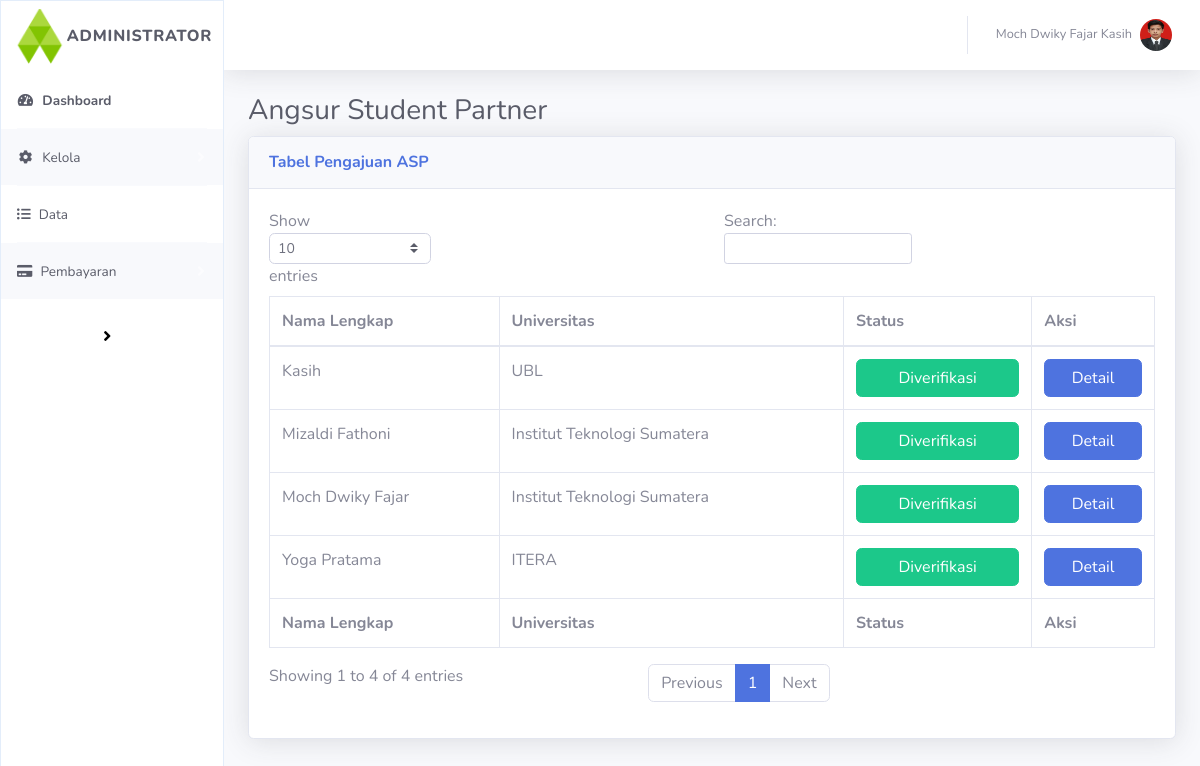
/index.php/kelola/asp, run on the app's committed database.
### tables this page shows
CREATE TABLE `pengajuan_asp` (
  `id_asp` int(11) NOT NULL,
  `nama` varchar(255) NOT NULL,
  `universitas` varchar(255) NOT NULL,
  `status` tinyint(4) NOT NULL,
  `jenis_kelamin` varchar(15) NOT NULL,
  `hp` bigint(255) NOT NULL,
  `email` varchar(122) NOT NULL,
  `whatsapp` bigint(20) NOT NULL,
  `skype` varchar(255) NOT NULL,
  `alamat` varchar(255) NOT NULL,
  `semester` int(25) NOT NULL,
  `prodi` varchar(122) NOT NULL,
  `ktp` varchar(122) NOT NULL,
  `ktm` varchar(122) NOT NULL,
  `cv` varchar(122) NOT NULL,
  `transkrip_nilai` varchar(122) NOT NULL,
  `tgl_daftar` date NOT NULL,
  `catatan_admin` text NOT NULL
);

### application/controllers/Kelola.php (called while the page is built, shortened)
<?php
class Kelola extends CI_Controller
{
    public function __construct()
    {
        $this->load->model("m_data");
        $this->load->library('form_validation');
    }
    public function asp()
    {
        $data["asp"] = $this->m_data->tampil_asp();
        $this->load->view('templates/v_header');
        $this->load->view('templates/v_sidebar');
        $this->load->view('templates/v_navbar');
        $this->load->view('kelola/v_kelola_asp', $data);
    }
}

### index.php (called while the page is built, shortened)
<?php
require_once BASEPATH.'core/CodeIgniter.php';

### application/models/m_data.php (called while the page is built, shortened)
<?php defined('BASEPATH') OR exit('No direct script access allowed');
class M_data extends CI_Model
{
    function tampil_asp()
    {
        $this->db->order_by("id_asp", "desc");
        return $this->db->get('pengajuan_asp')->result_array();
    }
}

### application/views/kelola/v_kelola_asp.php (the view, shortened to what this page needs)
      <div class="container-fluid">
        <h1 class="h3 mb-2 text-gray-800">Angsur Student Partner</h1>
        <div class="card shadow mb-4">
          <div class="card-header py-3">
            <h6 class="m-0 font-weight-bold text-primary">Tabel Pengajuan ASP</h6>
          </div>
          <div class="card-body">
            <div class="table-responsive">
              <table class="table table-bordered" id="dataTable" width="100%" cellspacing="0">
                <thead>
                  <tr>
                    <th>Nama Lengkap</th>
                    <th>Universitas</th>
                    <th>Status</th>
                    <th>Aksi</th>
                  </tr>
                </thead>
                <tfoot>
                  <tr>
                    <th>Nama Lengkap</th>
                    <th>Universitas</th>
                    <th>Status</th>
                    <th>Aksi</th>
                  </tr>
                </tfoot>
                <tbody>
                  <?php foreach ($asp as $as): ?>
                    <?php $id = $as['id_asp']; ?>
                  <tr>
                    <td><?= $as['nama'] ?></td>
                    <td><?= $as['universitas']; ?></td>
                    <td>
                      <?php $stat = $as['status'];?>
                      <?php
                      if($stat == '1'){
                        echo "<button class='btn btn-success btn-block'>Diverifikasi</button>";
                      }elseif($stat == '2'){
                        echo "<button class='btn btn-danger btn-block'>Ditolak</button>";
                      }else{
                        echo "<button class='btn btn-primary btn-block'>Menunggu</button>";
                      }
                      ?>
                    </td>
                    <td>
                      <?php
                      echo "<a href='/project-admin/detail/asp?detail_id=$id'><button class='btn btn-primary btn-block'>Detail</button></a>
                      ";?>
                    </td>
                  <?php endforeach; ?>
                </tbody>
              </table>
            </div>
          </div>
        </div>
      </div>
    </div>
  </div>
</div>

### data on the page
pengajuan_asp: nama "Kasih", universitas "UBL", status "Diverifikasi"
pengajuan_asp: nama "Yoga Pratama", universitas "ITERA", status "Diverifikasi"
pengajuan_asp: nama "Mizaldi Fathoni", universitas "Institut Teknologi Sumatera", status "Diverifikasi"
pengajuan_asp: nama "Moch Dwiky Fajar", universitas "Institut Teknologi Sumatera", status "Diverifikasi"
